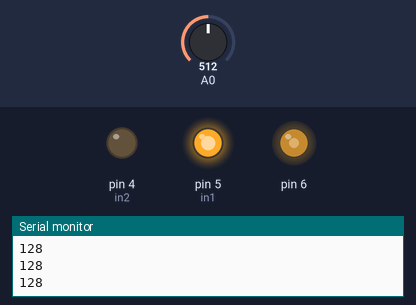
This sketch was run on a simulated Arduino Uno, built with avr-gcc and run on an emulated ATmega328P. Shown: output pins drawn as LEDs (lit = HIGH), the last lines printed to the serial monitor. The test bench sets the inputs (shaded band); at power-on: A0 = 512.

Above: at 1.2 s.
1.3 s: A0 set to 716
At 2.4 s:
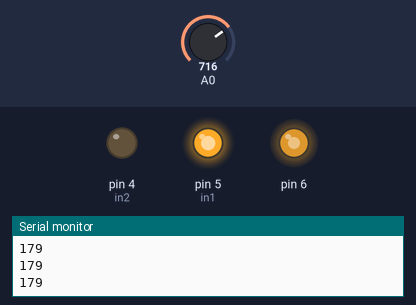
2.8 s: A0 set to 900
At 3.6 s:
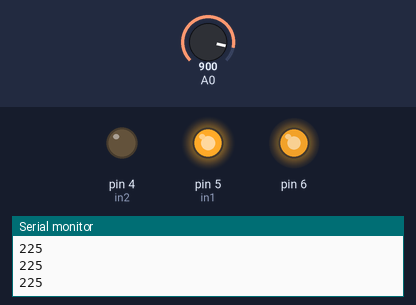
4.3 s: A0 set to 122
At 4.6 s:
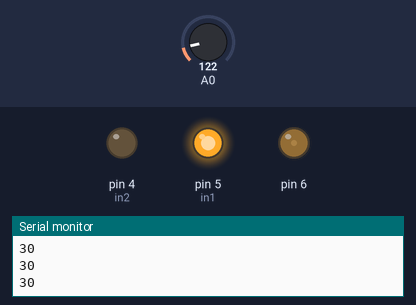
5.8 s: A0 set to 0
At 7.0 s:
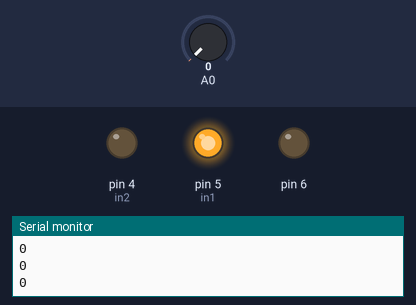
Timing chart, 0 to 8.3 s (numbered marks = the images above; inputs shaded):
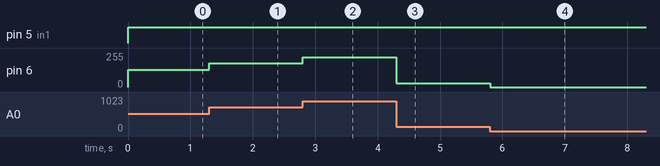

The sketch:

M7_1.ino
```cpp
#define ENA 6
#define in1 5
#define in2 4
#define ctrl A0
void setup() {
    pinMode(in1, OUTPUT);
    pinMode(in2, OUTPUT);
    pinMode(6, OUTPUT);
    pinMode(A0, INPUT);
    Serial.begin(9600);
}
int X = 0;
int NUM = 0;
void loop() {
    NUM = analogRead(A0);
    X = NUM/4;
    digitalWrite(in1,HIGH);
    digitalWrite(in2, LOW);
    analogWrite(6, X) ;
    Serial.println(X);
}
```

Measured:
- after the input at 1.3 s, pin 6: 128/255 → 179/255 at once
- after the input at 2.8 s, pin 6: 179/255 → 225/255 at once
- after the input at 4.3 s, pin 6: 225/255 → 30/255 at once
- after the input at 5.8 s, pin 6: 30/255 → 0/255 at once
